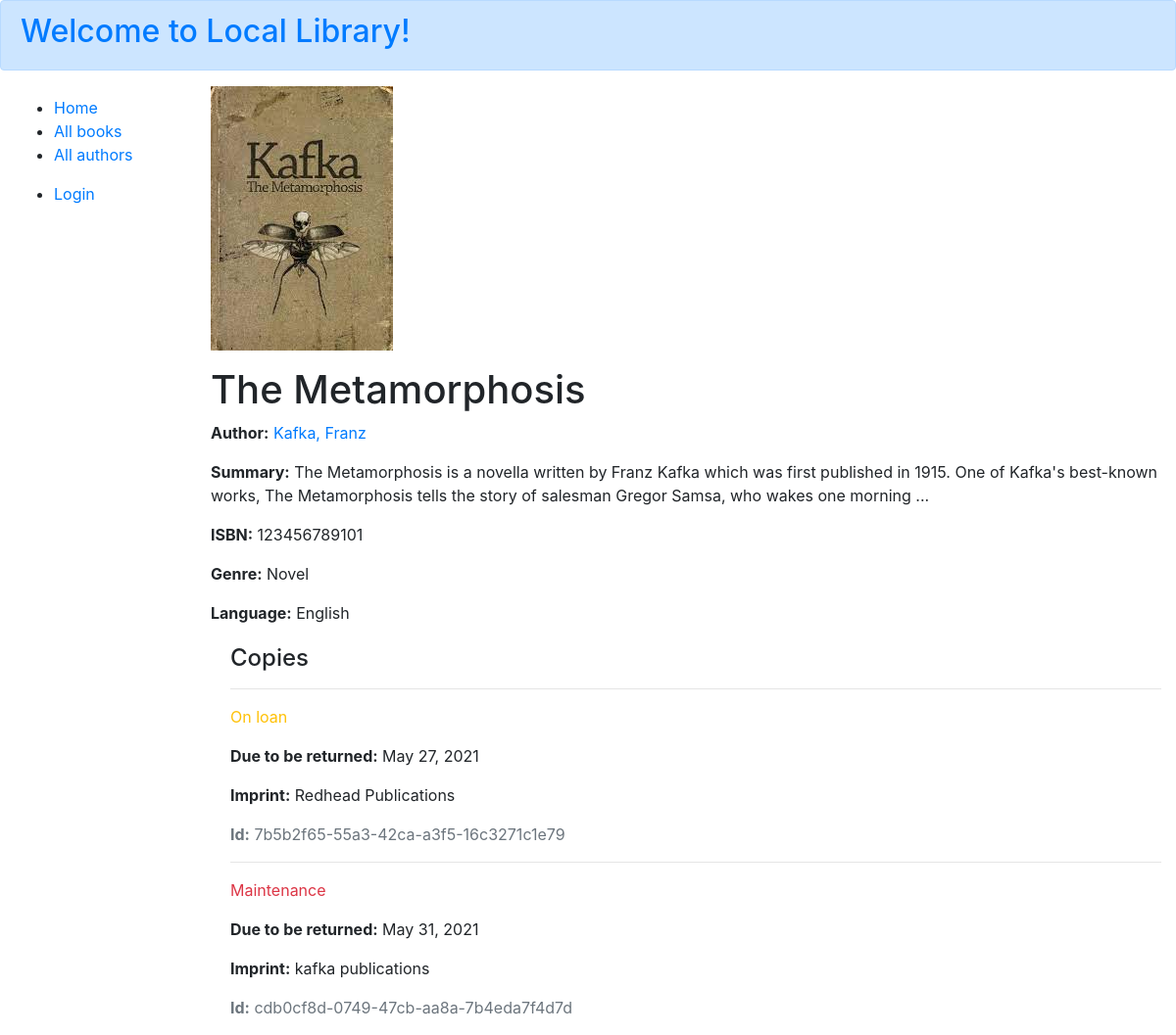
/catalog/book/1, run on the app's committed database.
### catalog/models.py (models this page shows, shortened)
class Book(models.Model):
    image = models.ImageField(null=True, blank=True, default='default_book.png')
    title = models.CharField(max_length=200)
    author = models.ForeignKey('Author', on_delete=models.SET_NULL, null=True)
    summary = models.TextField(
        max_length=1000, help_text="Enter a brief description of the book")
    isbn = models.CharField('ISBN', max_length=13,
                            unique=True,
                            help_text='13 Character <a href="https://www.isbn-international.org/content/what-isbn'
                                      '">ISBN number</a>')
    genre = models.ManyToManyField(
        Genre, help_text="Select a genre for this book")
    language = models.CharField(max_length=200, null=True, blank=True)
    class Meta:
        ordering = ['title', 'author']
    def display_genre(self):
        """Creates a string for the Genre. This is required to display genre in Admin."""
        return ', '.join([genre.name for genre in self.genre.all()[:3]])
    display_genre.short_description = 'Genre'

class Author(models.Model):
    profile_picture = models.ImageField(help_text="Profile Picture", null=True, blank=True, default='default_author.jpg')
    first_name = models.CharField(max_length=100)
    last_name = models.CharField(max_length=100)
    date_of_birth = models.DateField(null=True, blank=True)
    date_of_death = models.DateField('died', null=True, blank=True)
    biography = models.TextField(
    max_length=1000, null=True, blank=True, help_text="Enter a brief description about the author")
    class Meta:
        ordering = ['last_name', 'first_name']
    def get_absolute_url(self):
        return reverse('author-detail', args=[str(self.id)])
    def __str__(self):
        return '{0}, {1}'.format(self.last_name, self.first_name)

class Genre(models.Model):
    name = models.CharField(
        max_length=200,
        help_text="Enter a book genre (e.g. Science Fiction, French Poetry etc.)"
        )
    def __str__(self):
        return self.name

class BookInstance(models.Model):
    id = models.UUIDField(primary_key=True, default=uuid.uuid4,
                          help_text="Unique ID for this particular book across whole library")
    book = models.ForeignKey('Book', on_delete=models.RESTRICT, null=True)
    imprint = models.CharField(max_length=200)
    due_back = models.DateField(null=True, blank=True)
    borrower = models.ForeignKey(
        User, on_delete=models.SET_NULL, null=True, blank=True)
    LOAN_STATUS = (
        ('d', 'Maintenance'),
        ('o', 'On loan'),
        ('a', 'Available'),
        ('r', 'Reserved'),
    )
    status = models.CharField(
        max_length=1,
        choices=LOAN_STATUS,
        blank=True,
        default='d',
        help_text='Book availability')
    class Meta:
        ordering = ['due_back']
        permissions = (("can_mark_returned", "Set book as returned"),)

### catalog/views.py (the view)
# urls.py: path('book/<int:pk>', views.BookDetailView.as_view(), name='book-detail'),
class BookDetailView(generic.DetailView):
    model = Book

### catalog/templates/catalog/book_detail.html
{% extends "base_generic.html" %}
{% block content %}
<p><img src="{{book.image.url}}"></p>
<h1>{{ book.title }}</h1>
<p><strong>Author:</strong> <a href="{{ book.author.get_absolute_url }}">{{ book.author }}</a></p>
<p><strong>Summary:</strong> {{ book.summary }}</p>
<p><strong>ISBN:</strong> {{ book.isbn }}</p>
<p><strong>Genre:</strong> {{ book.genre.all|join:", " }}</p>
<p><strong>Language:</strong> {{ book.language }}</p>
<div style="margin-left:20px;margin-top:20px">
  {% if book.bookinstance_set.all %}
  <h4>Copies</h4>
  {% for copy in book.bookinstance_set.all %}
  <hr>
  <p
    class="{% if copy.status == 'a' %}text-success{% elif copy.status == 'd' %}text-danger{% else %}text-warning{% endif %}">
    {{ copy.get_status_display }}</p>
  {% if copy.status != 'a' %}<p><strong>Due to be returned:</strong> {{copy.due_back}}</p>{% endif %}
  <p><strong>Imprint:</strong> {{copy.imprint}}</p>
  <p class="text-muted"><strong>Id:</strong> {{copy.id}}</p>
  {% endfor %}
  {% else %}
  <h5>No other copy of this book is available in the library.</h5>
  {% endif %}
</div>
{% endblock %}

### data on the page
Book: image (picture), title "The Metamorphosis", author "Kafka, Franz", summary "The Metamorphosis is a novella written by Franz Kafka which was first published in 1915. One of Kafka's best-known works, The Metamorphosis tells the story of salesman Gregor Samsa, who wakes one morning ...", isbn "123456789101", genre.all "Novel", language "English"
BookInstance: status "On loan", due_back "May 27, 2021", imprint "Redhead Publications", id "7b5b2f65-55a3-42ca-a3f5-16c3271c1e79"
BookInstance: status "Maintenance", due_back "May 31, 2021", imprint "kafka publications", id "cdb0cf8d-0749-47cb-aa8a-7b4eda7f4d7d"
